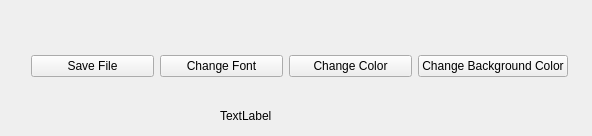
<?xml version="1.0" encoding="UTF-8"?>
<ui version="4.0">
 <class>Widget</class>
 <widget class="QWidget" name="Widget">
  <property name="geometry">
   <rect>
    <x>0</x>
    <y>0</y>
    <width>592</width>
    <height>136</height>
   </rect>
  </property>
  <property name="windowTitle">
   <string>Widget</string>
  </property>
  <widget class="QLabel" name="label">
   <property name="geometry">
    <rect>
     <x>220</x>
     <y>100</y>
     <width>241</width>
     <height>31</height>
    </rect>
   </property>
   <property name="text">
    <string>TextLabel</string>
   </property>
  </widget>
  <widget class="QWidget" name="layoutWidget">
   <property name="geometry">
    <rect>
     <x>31</x>
     <y>50</y>
     <width>537</width>
     <height>32</height>
    </rect>
   </property>
   <layout class="QHBoxLayout" name="horizontalLayout">
    <item>
     <widget class="QPushButton" name="pushButton">
      <property name="text">
       <string>Save File</string>
      </property>
     </widget>
    </item>
    <item>
     <widget class="QPushButton" name="pushButton_2">
      <property name="text">
       <string>Change Font</string>
      </property>
     </widget>
    </item>
    <item>
     <widget class="QPushButton" name="pushButton_3">
      <property name="text">
       <string>Change Color</string>
      </property>
     </widget>
    </item>
    <item>
     <widget class="QPushButton" name="pushButton_4">
      <property name="text">
       <string>Change Background Color</string>
      </property>
     </widget>
    </item>
   </layout>
  </widget>
 </widget>
 <resources/>
 <connections/>
</ui>
